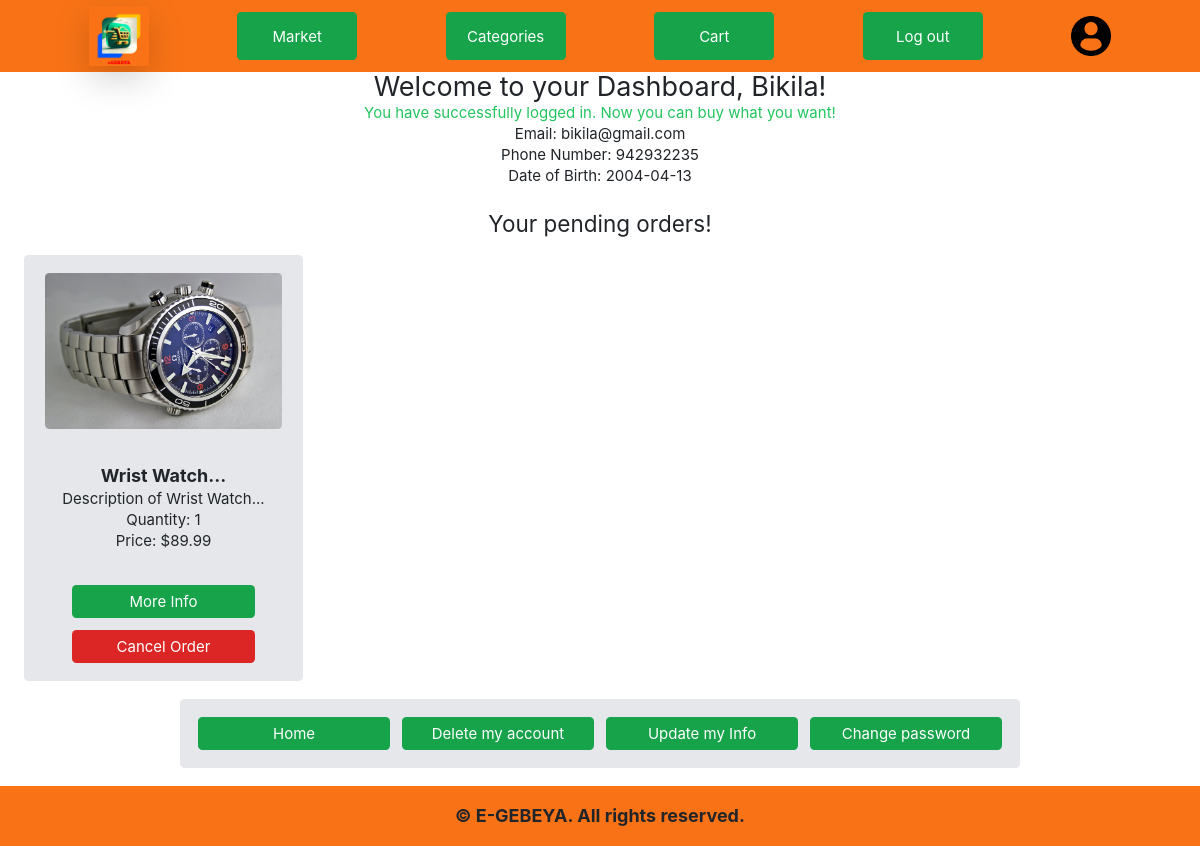
/dashboard (signed in), run on the app's committed database.
### packages/models.py (models this page shows, shortened)
class User(db.Model, UserMixin):
    id = db.Column(db.String(36), primary_key=True, default=lambda: str(uuid.uuid4()))
    username = db.Column(db.String(length=20), nullable=False, unique=True)
    email = db.Column(db.String(length=20), nullable=False, unique=True)
    phone = db.Column(db.String(), nullable=False, unique=True)
    dob = db.Column(db.Date())
    password_hash = db.Column(db.String(length=20), nullable=False)
    @property
    def password(self):
        return self.password

class Product(db.Model):
    id = db.Column(db.String(36), primary_key=True, default=lambda: str(uuid.uuid4()))
    title = db.Column(db.String(length=20), nullable=False, unique=True)
    category = db.Column(db.String(length=20), nullable=False)
    image = db.Column(db.String(length=20), nullable=False, unique=True)
    price = db.Column(db.Integer(), nullable=False)
    description = db.Column(db.String(length=1024), nullable=False, unique=True)

### packages/routes.py (the view, shortened to what this page needs)
@app.route('/dashboard', methods=['GET', 'POST'])
@login_required
def dashboard():
    purchase_form = PurchaseItemForm()
    delete_form = DeleteAccountForm()
    user_orders = Order.query.filter_by(
        user_id=current_user.id,
        status='Pending'  # Show orders with Pending status (paid orders)
    ).options(joinedload(Order.items)).order_by(desc(Order.created_at)).all()
    ordered_items = {}
    for order in user_orders:
        for order_item in order.items:
            product_id = order_item.product_id
            quantity = order_item.quantity
            if product_id in ordered_items:
                ordered_items[product_id]['quantity'] += quantity
            else:
                product = Product.query.get(product_id)
                if product:
                    ordered_items[product_id] = {'product': product, 'quantity': quantity}
    return render_template('dashboard.html',
                         user=current_user,
                         ordered_items=ordered_items.values(),
                         purchase_form=purchase_form,
                         delete_form=delete_form)

### packages/models.py (called while the page is built)
@login_manager.user_loader
def Load_user(user_id):
    return User.query.get(str(user_id))

### packages/routes.py (called while the page is built)
def get_cart_count():
    if current_user.is_authenticated:
        cart_count = Cart.query.filter_by(user_id=current_user.id).count()
        return cart_count
    return 0

@app.context_processor
def inject_cart_count():
    cart_count = get_cart_count()
    return dict(cart_count=cart_count)

### packages/templates/dashboard.html (shortened to what this page needs)
{% extends 'base.html' %}
{% block content %}
<h1 class="text-4xl text-center">Welcome to your Dashboard, {{ current_user.username }}!</h1>
<h4 class="text-center text-green-500 text-xl">You have successfully logged in. Now you can buy what you want!</h4>
<h4 class="text-center text-xl">Email: {{ current_user.email }}</h4>
<h4 class="text-center text-xl">Phone Number: {{ current_user.phone }}</h4>
<h4 class="text-center text-xl">Date of Birth: {{ current_user.dob }}</h4>
{% if ordered_items %}
<h1 class="text-3xl text-center mt-8 mb-4">Your pending orders!</h1>
<div class="grid grid grid-cols-2 lg:grid-cols-4 px-8 gap-4 align-self-center">
    {% for item in ordered_items %}
    {% set product = item['product'] %}
    <div class="flex flex-col bg-gray-200 p-4 rounded-md justify-center items-center h-100 gap-4">
        <img alt="{{ product.title }}" src="{{ product.image }}"
            class="rounded-md object-contain max-w-full max-h-52 min-h-52">
        <div class="min-h-40 max-h-40 mt-2 mb-2 flex justify-center items-center flex-col">
            <h3 class="text-xl lg:text-2xl text-center font-bold">{{ product.title[:30] + '...' }}</h3>
            <p class="text-xl text-center">{{ product.description[:50] + '...' }}</p>
            <p class="text-xl text-center">Quantity: {{ item['quantity'] }}</p>
            <p class="text-xl text-center">Price: ${{ product.price }}</p>
        </div>
        <div class="w-full gap-4 flex flex-col justify-center items-center">
        <button class="bg-green-600 p-2 text-xl text-white rounded-md hover:bg-green-800 text-nowrap w-[75%]" data-toggle="modal" data-target="#Modal-MoreInfo{{ product.id }}">More Info</button>
        <form method="POST" action="{{ url_for('cancel_order', product_id=item.product.id) }}" class="w-full flex justify-center items-center">
            <button type="submit"  class="bg-red-600 p-2 text-xl text-white rounded-md hover:bg-red-800 text-nowrap w-[75%]">Cancel Order</button>
        </form>
        </div>
    </div>
    {% endfor %}
</div>
{% else %}
<h4 class="text-2xl font-bold text-center mt-8">You haven't ordered any product yet.</h4>
{% endif %}
<div class="w-full flex justify-center items-center">
<div class="flex justify-between p-4 w-[70%] max-sm:w-[90%] bg-gray-200 m-4 rounded-md max-sm:grid max-sm:grid-cols-2 grid-cols-4 gap-4">
<button class="bg-green-600 p-2 text-xl text-white rounded-md hover:bg-green-800 text-nowrap w-full"><a href="{{ url_for('market') }}" class="hover:text-white hover:no-underline">Home</a></button>
<button class="bg-green-600 p-2 text-xl text-white rounded-md hover:bg-green-800 text-nowrap w-full" data-toggle="modal"
    data-target="#Modal-DeleteAccount{{ current_user.username }}">Delete my account</button>
<button class="bg-green-600 p-2 text-xl text-white rounded-md hover:bg-green-800 text-nowrap w-full"><a href="{{ url_for('update_info') }}" class="hover:text-white hover:no-underline">Update my Info</a></button>
<button class="bg-green-600 p-2 text-xl text-white rounded-md hover:bg-green-800 text-nowrap w-full"><a href="{{ url_for('change_password') }}" class="hover:text-white hover:no-underline">Change password</a></button>
</div>
</div>
{% endblock %}

### packages/static/base.css (style rules this page uses)
html { box-sizing: border-box; font-family: 'Courier New', Courier, monospace; font-size: 12px; }
* { box-sizing: border-box; }
*, *:before, *:after { box-sizing: inherit; }
body { margin: 0; }

### data on the page
User: username "Bikila", email "bikila@gmail.com", phone "942932235", dob "2004-04-13"
Product: image (picture), title "Wrist Watch...", description "Description of Wrist Watch...", price "89.99"

### other printed values
{{ item['quantity'] }} "1"
